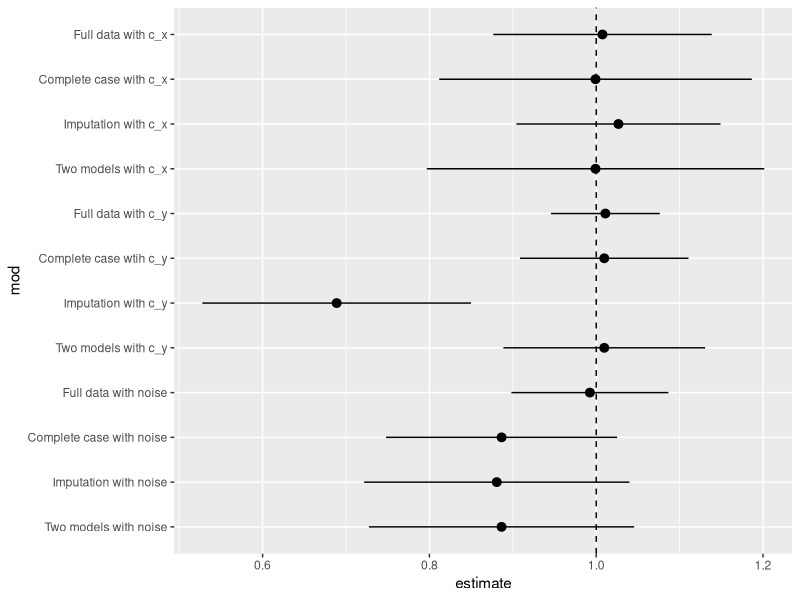
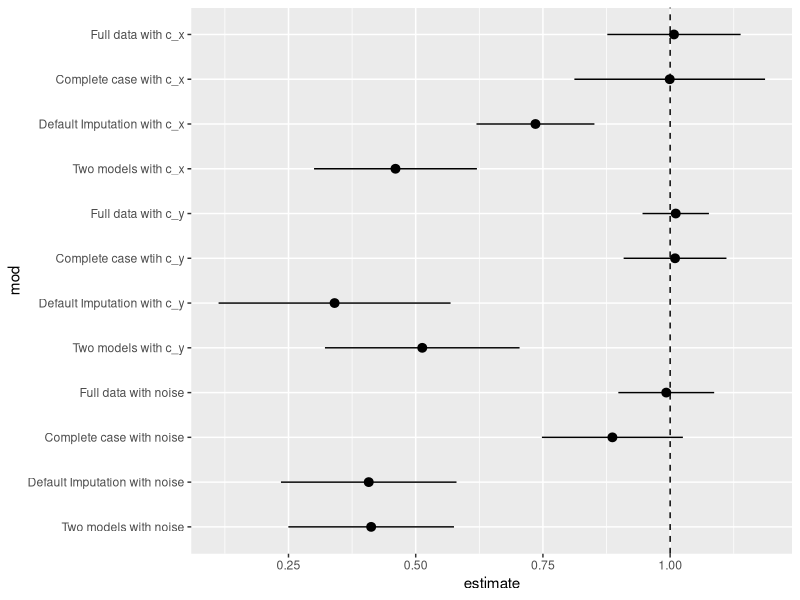
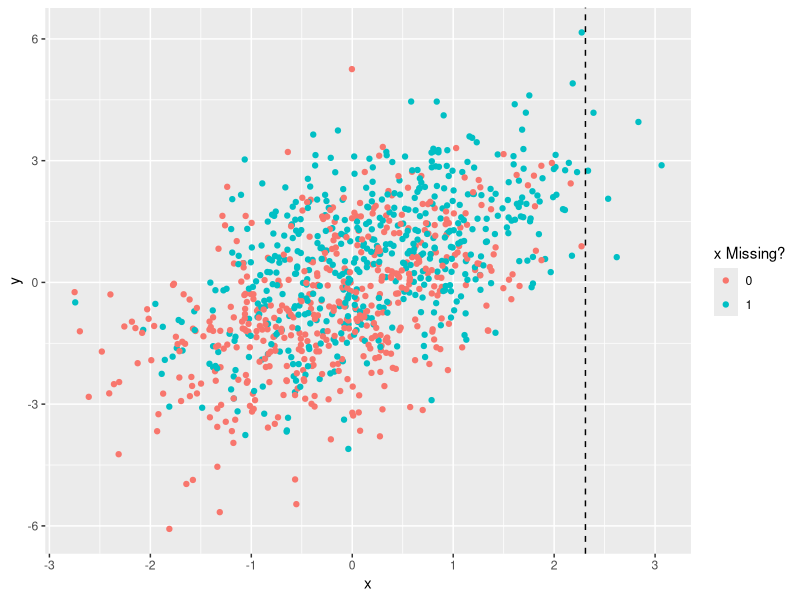
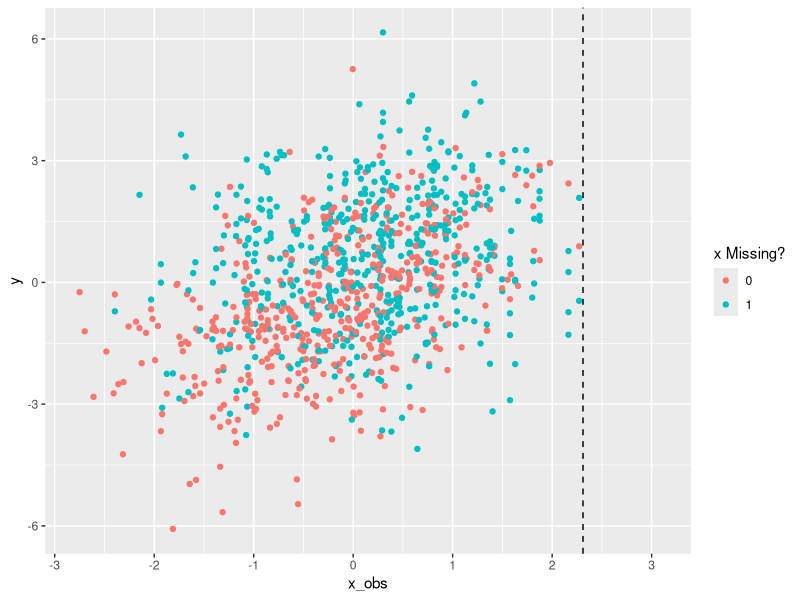
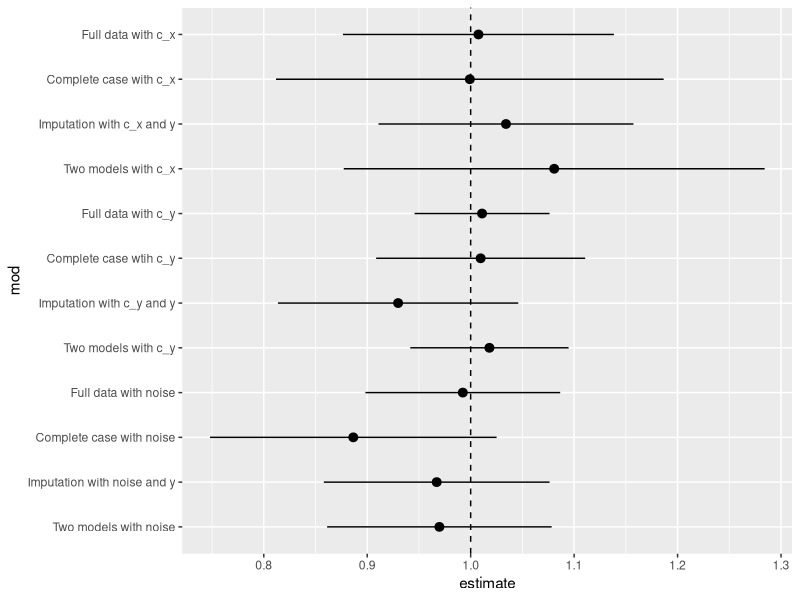

Generate these figures, in order, with R:
## ---- chunk 1
#| message: false
#| warning: false
library(tidyverse)
library(broom)
library(mice)

n <- 1000

set.seed(928)

data <- tibble(
  c_x = rnorm(n, sd = 0.71),
  x = c_x + rnorm(n, sd = 0.71),
  c_y = rnorm(n),
  y = x + c_y + rnorm(n),
  noise = rnorm(n),
  x_miss = rbinom(n, 1, 1 / (1 + exp(-(c_x + c_y)))),
  x_obs = ifelse(
    x_miss,
    NA,
    x
  )
)

## ---- chunk 2
mod_full_c_x <- lm(y ~ x + c_x, data = data) |>
  tidy(conf.int = TRUE) |>
  filter(term == "x") |>
  select(estimate, conf.low, conf.high)

mod_full_c_x
## ---- chunk 3
data_cc <- na.omit(data)
mod_cc_c_x <- lm(y ~ x + c_x, data = data_cc) |>
  tidy(conf.int = TRUE) |>
  filter(term == "x") |>
  select(estimate, conf.low, conf.high)

mod_cc_c_x
## ---- chunk 4
imp_data_c_x <- mice(
  data, 
  m = 5, 
  method = "norm.predict",
  formulas = list(x_obs ~ c_x),
  print = FALSE)
## ---- chunk 5
mod_imp_c_x <- with(imp_data_c_x, lm(y ~ x_obs)) |>
  pool() |>
  tidy(conf.int = TRUE) |>
  filter(term == "x_obs") |>
  select(estimate, conf.low, conf.high)

mod_imp_c_x
## ---- chunk 6
mod_double_c_x <- with(imp_data_c_x, lm(y ~ x_obs + c_x)) |>
  pool() |>
  tidy(conf.int = TRUE) |>
  filter(term == "x_obs") |>
  select(estimate, conf.low, conf.high)

mod_double_c_x
## ---- chunk 7
mod_full_c_y <- lm(y ~ x + c_y, data = data) |>
  tidy(conf.int = TRUE) |>
  filter(term == "x") |>
  select(estimate, conf.low, conf.high)

mod_full_c_y
## ---- chunk 8
mod_cc_c_y <- lm(y ~ x + c_y, data = data_cc) |>
  tidy(conf.int = TRUE) |>
  filter(term == "x") |>
  select(estimate, conf.low, conf.high)

mod_cc_c_y
## ---- chunk 9
imp_data_c_y <- mice(
  data, 
  m = 5, 
  method = "norm.predict",
  formulas = list(x_obs ~ c_y),
  print = FALSE)
## ---- chunk 10
mod_imp_c_y <- with(imp_data_c_y,lm(y ~ x_obs)) |>
  pool() |>
  tidy(conf.int = TRUE) |>
  filter(term == "x_obs") |>
  select(estimate, conf.low, conf.high)

mod_imp_c_y
## ---- chunk 11
mod_double_c_y <-  with(imp_data_c_y, lm(y ~ x_obs + c_y)) |>
  pool() |>
  tidy(conf.int = TRUE) |>
  filter(term == "x_obs") |>
  select(estimate, conf.low, conf.high)

mod_double_c_y
## ---- chunk 12
mod_full_noise <- lm(y ~ x + noise, data = data) |>
  tidy(conf.int = TRUE) |>
  filter(term == "x") |>
  select(estimate, conf.low, conf.high)

mod_full_noise
## ---- chunk 13
mod_cc_noise <- lm(y ~ x + noise, data = data_cc) |>
  tidy(conf.int = TRUE) |>
  filter(term == "x") |>
  select(estimate, conf.low, conf.high)

mod_cc_noise
## ---- chunk 14
imp_data_noise <- mice(
  data, 
  m = 5, 
  method = "norm.predict",
  formulas = list(x_obs ~ noise),
  print = FALSE) 
## ---- chunk 15
mod_imp_noise <-  with(imp_data_noise, lm(y ~ x_obs)) |>
  pool() |>
  tidy(conf.int = TRUE) |>
  filter(term == "x_obs") |>
  select(estimate, conf.low, conf.high)

mod_imp_noise
## ---- chunk 16
mod_double_noise <-  with(imp_data_noise,lm(y ~ x_obs + noise)) |>
  pool() |>
  tidy(conf.int = TRUE) |>
  filter(term == "x_obs") |>
  select(estimate, conf.low, conf.high)

mod_double_noise
## ---- chunk 17
bind_rows(
  mod_full_c_x,
  mod_full_c_y,
  mod_full_noise,
  mod_cc_c_x,
  mod_cc_c_y,
  mod_cc_noise,
  mod_imp_c_x,
  mod_imp_c_y,
  mod_imp_noise,
  mod_double_c_x,
  mod_double_c_y,
  mod_double_noise
) |>
  mutate(
    mod = factor(c("Full data with c_x", 
                   "Full data with c_y", 
                   "Full data with noise",
                   "Complete case with c_x",
                   "Complete case wtih c_y",
                   "Complete case with noise",
                   "Imputation with c_x",
                   "Imputation with c_y",
                   "Imputation with noise",
                   "Two models with c_x",
                   "Two models with c_y",
                   "Two models with noise" ),
                 levels = c("Full data with c_x", 
                            "Complete case with c_x",
                            "Imputation with c_x",
                            "Two models with c_x",
                            "Full data with c_y", 
                            "Complete case wtih c_y",
                            "Imputation with c_y",
                            "Two models with c_y",
                            "Full data with noise",
                            "Complete case with noise",
                            "Imputation with noise",
                            "Two models with noise" )),
    mod = fct_rev(mod),
  ) -> to_plot

ggplot(to_plot, aes(x = estimate, xmin = conf.low, xmax = conf.high, y = mod)) +
  geom_pointrange() + 
  geom_vline(xintercept = 1, lty = 2)
## ---- chunk 18
imp_default_c_x <- mice(
  data, 
  m = 5, 
  formulas = list(x_obs ~ c_x),
  print = FALSE)
## ---- chunk 19
mod_imp_c_x <- with(imp_default_c_x, lm(y ~ x_obs)) |>
  pool() |>
  tidy(conf.int = TRUE) |>
  filter(term == "x_obs") |>
  select(estimate, conf.low, conf.high)

mod_imp_c_x
## ---- chunk 20
mod_double_c_x <-  with(imp_default_c_x, lm(y ~ x_obs + c_x)) |>
  pool() |>
  tidy(conf.int = TRUE) |>
  filter(term == "x_obs") |>
  select(estimate, conf.low, conf.high)

mod_double_c_x
## ---- chunk 21
imp_default_c_y <- mice(
  data, 
  m = 5, 
  formulas = list(x_obs ~ c_y),
  print = FALSE)
## ---- chunk 22
mod_imp_c_y <- with(imp_default_c_y, lm(y ~ x_obs)) |>
  pool() |>
  tidy(conf.int = TRUE) |>
  filter(term == "x_obs") |>
  select(estimate, conf.low, conf.high)

mod_imp_c_y
## ---- chunk 23
mod_double_c_y <-  with(imp_default_c_y, lm(y ~ x_obs + c_y)) |>
  pool() |>
  tidy(conf.int = TRUE) |>
  filter(term == "x_obs") |>
  select(estimate, conf.low, conf.high)

mod_double_c_y
## ---- chunk 24
imp_default_noise <- mice(
  data, 
  m = 5, 
  formulas = list(x_obs ~ noise),
  print = FALSE) 
## ---- chunk 25
mod_imp_noise <-  with(imp_default_noise, lm(y ~ x_obs)) |>
  pool() |>
  tidy(conf.int = TRUE) |>
  filter(term == "x_obs") |>
  select(estimate, conf.low, conf.high)

mod_imp_noise
## ---- chunk 26
mod_double_noise <-  with(imp_default_noise,lm(y ~ x_obs + noise)) |>
  pool() |>
  tidy(conf.int = TRUE) |>
  filter(term == "x_obs") |>
  select(estimate, conf.low, conf.high)

mod_double_noise
## ---- chunk 27
bind_rows(
  mod_full_c_x,
  mod_full_c_y,
  mod_full_noise,
  mod_cc_c_x,
  mod_cc_c_y,
  mod_cc_noise,
  mod_imp_c_x,
  mod_imp_c_y,
  mod_imp_noise,
  mod_double_c_x,
  mod_double_c_y,
  mod_double_noise
) |>
  mutate(
    mod = factor(c("Full data with c_x", 
                   "Full data with c_y", 
                   "Full data with noise",
                   "Complete case with c_x",
                   "Complete case wtih c_y",
                   "Complete case with noise",
                   "Default Imputation with c_x",
                   "Default Imputation with c_y",
                   "Default Imputation with noise",
                   "Two models with c_x",
                   "Two models with c_y",
                   "Two models with noise" ),
                 levels = c("Full data with c_x", 
                            "Complete case with c_x",
                            "Default Imputation with c_x",
                            "Two models with c_x",
                            "Full data with c_y", 
                            "Complete case wtih c_y",
                            "Default Imputation with c_y",
                            "Two models with c_y",
                            "Full data with noise",
                            "Complete case with noise",
                            "Default Imputation with noise",
                            "Two models with noise" )),
    mod = fct_rev(mod),
  ) -> to_plot

ggplot(to_plot, aes(x = estimate, xmin = conf.low, xmax = conf.high, y = mod)) +
  geom_pointrange() + 
  geom_vline(xintercept = 1, lty = 2)
## ---- chunk 28
ggplot(data, aes(x = x, y = y, color = factor(x_miss))) +
  geom_point() + 
  geom_vline(xintercept = 2.31, lty = 2) +
  labs(color = "x Missing?")
## ---- chunk 29
ggplot(complete(imp_default_c_x), aes(x = x_obs, y = y, color = factor(x_miss))) + 
  geom_point() + 
  scale_x_continuous(limits = c(-2.8, 3.1)) +
  geom_vline(xintercept = 2.31, lty = 2) +
  labs(color = "x Missing?") 
## ---- chunk 30
imp_y_c_x <- mice(
  data, 
  m = 5, 
  formulas = list(x_obs ~ c_x + y),
  print = FALSE)
## ---- chunk 31
mod_imp_c_x <- with(imp_y_c_x, lm(y ~ x_obs)) |>
  pool() |>
  tidy(conf.int = TRUE) |>
  filter(term == "x_obs") |>
  select(estimate, conf.low, conf.high)

mod_imp_c_x
## ---- chunk 32
mod_double_c_x <-  with(imp_y_c_x, lm(y ~ x_obs + c_x)) |>
  pool() |>
  tidy(conf.int = TRUE) |>
  filter(term == "x_obs") |>
  select(estimate, conf.low, conf.high)

mod_double_c_x
## ---- chunk 33
imp_y_c_y <- mice(
  data, 
  m = 5, 
  formulas = list(x_obs ~ c_y + y),
  print = FALSE)
## ---- chunk 34
mod_imp_c_y <- with(imp_y_c_y, lm(y ~ x_obs)) |>
  pool() |>
  tidy(conf.int = TRUE) |>
  filter(term == "x_obs") |>
  select(estimate, conf.low, conf.high)

mod_imp_c_y
## ---- chunk 35
mod_double_c_y <-  with(imp_y_c_y, lm(y ~ x_obs + c_y)) |>
  pool() |>
  tidy(conf.int = TRUE) |>
  filter(term == "x_obs") |>
  select(estimate, conf.low, conf.high)

mod_double_c_y
## ---- chunk 36
imp_y_noise <- mice(
  data, 
  m = 5, 
  formulas = list(x_obs ~ noise + y),
  print = FALSE) 
## ---- chunk 37
mod_imp_noise <-  with(imp_y_noise, lm(y ~ x_obs)) |>
  pool() |>
  tidy(conf.int = TRUE) |>
  filter(term == "x_obs") |>
  select(estimate, conf.low, conf.high)

mod_imp_noise
## ---- chunk 38
mod_double_noise <-  with(imp_y_noise, lm(y ~ x_obs + noise)) |>
  pool() |>
  tidy(conf.int = TRUE) |>
  filter(term == "x_obs") |>
  select(estimate, conf.low, conf.high)

mod_double_noise
## ---- chunk 39
bind_rows(
  mod_full_c_x,
  mod_full_c_y,
  mod_full_noise,
  mod_cc_c_x,
  mod_cc_c_y,
  mod_cc_noise,
  mod_imp_c_x,
  mod_imp_c_y,
  mod_imp_noise,
  mod_double_c_x,
  mod_double_c_y,
  mod_double_noise
) |>
  mutate(
    mod = factor(c("Full data with c_x", 
                   "Full data with c_y", 
                   "Full data with noise",
                   "Complete case with c_x",
                   "Complete case wtih c_y",
                   "Complete case with noise",
                   "Imputation with c_x and y",
                   "Imputation with c_y and y",
                   "Imputation with noise and y",
                   "Two models with c_x",
                   "Two models with c_y",
                   "Two models with noise" ),
                 levels = c("Full data with c_x", 
                            "Complete case with c_x",
                            "Imputation with c_x and y",
                            "Two models with c_x",
                            "Full data with c_y", 
                            "Complete case wtih c_y",
                            "Imputation with c_y and y",
                            "Two models with c_y",
                            "Full data with noise",
                            "Complete case with noise",
                            "Imputation with noise and y",
                            "Two models with noise" )),
    mod = fct_rev(mod),
  ) -> to_plot

ggplot(to_plot, aes(x = estimate, xmin = conf.low, xmax = conf.high, y = mod)) +
  geom_pointrange() + 
  geom_vline(xintercept = 1, lty = 2)
